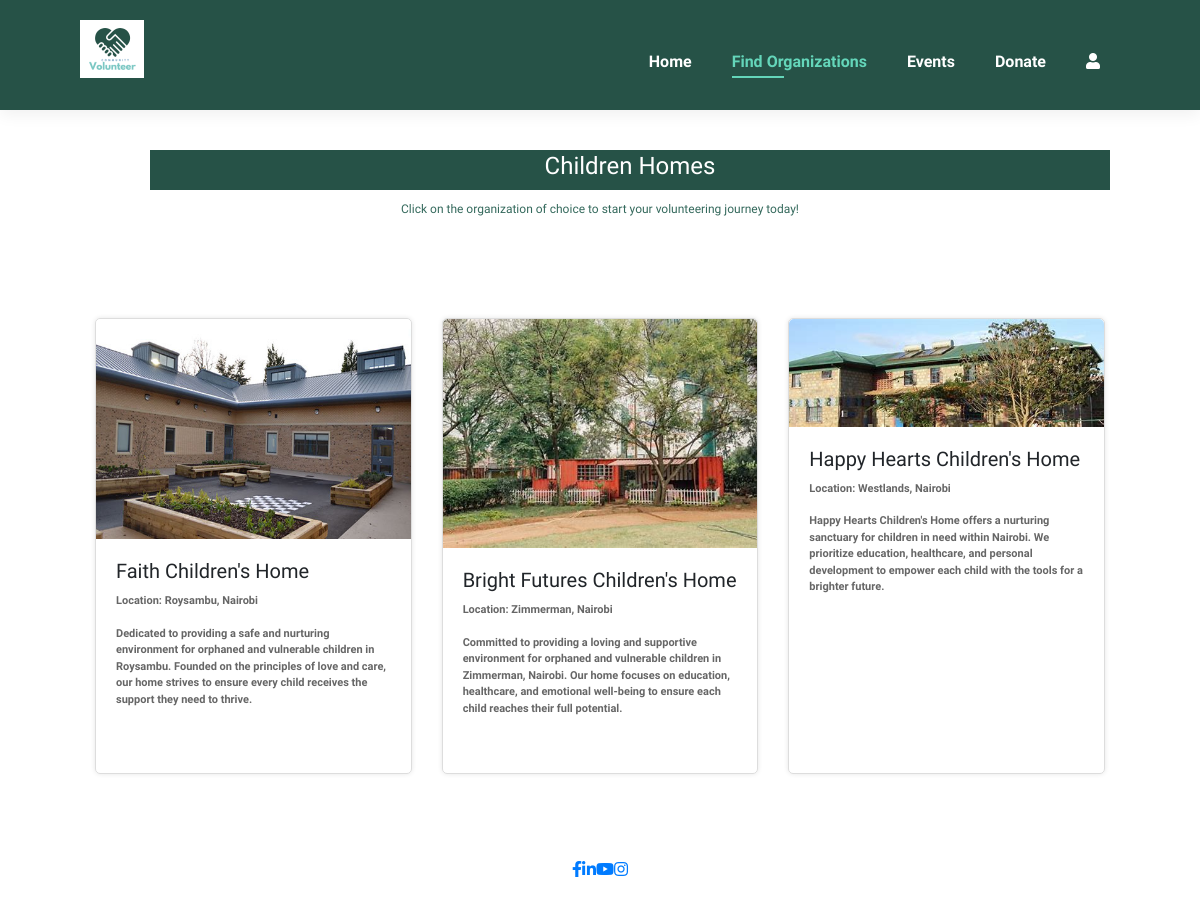
The page /organization-type/Children Homes/ on the database as committed earlier.
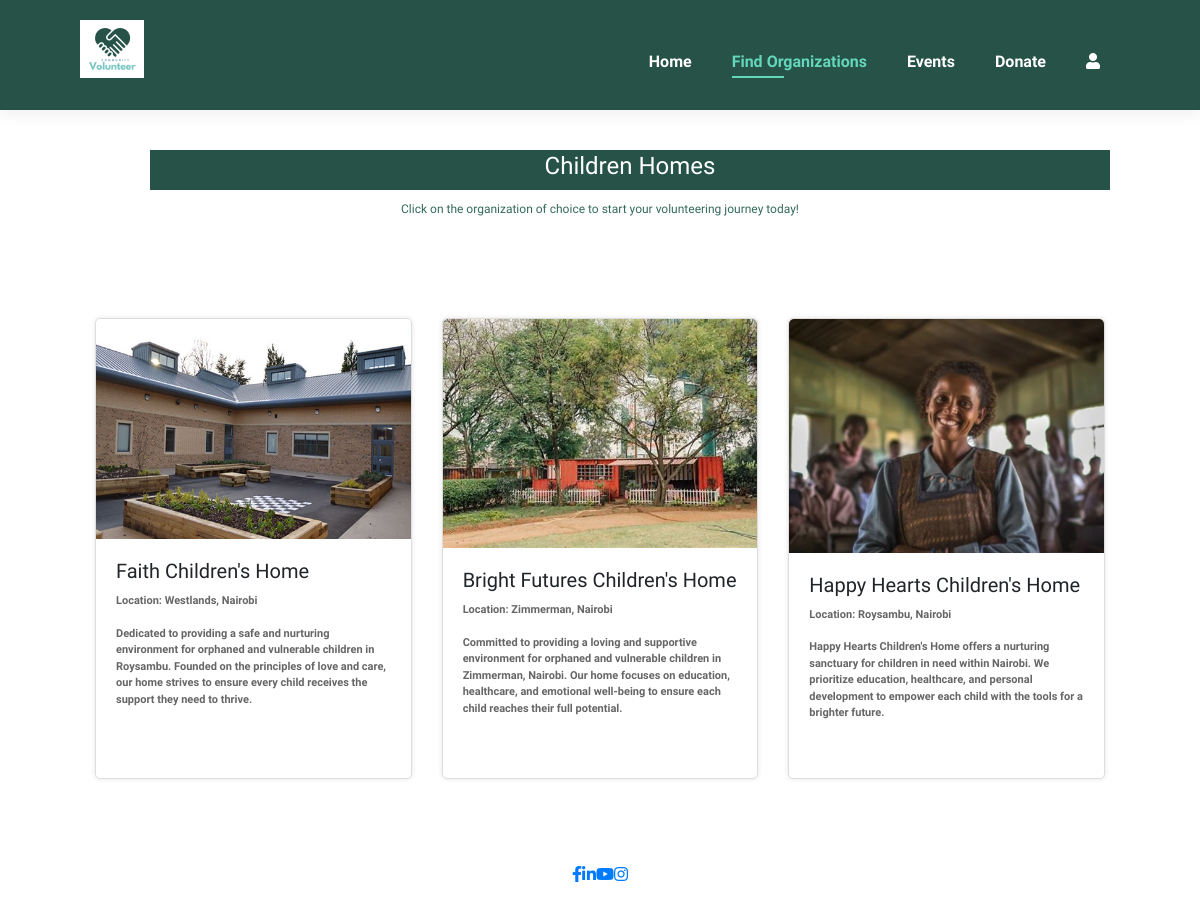
The same page on the database as committed later.
### app/models.py (models this page shows, shortened)
class Organization(models.Model):
    ORGANIZATION_TYPES = [
        ('Elderly Homes', 'Elderly Homes'),
        ('Hospitals & Clinics', 'Hospitals & Clinics'),
        ('Children Homes', 'Children Homes'),
    ]
    name = models.CharField(max_length=100)
    description = models.TextField()
    location = models.CharField(max_length=100)
    image = models.ImageField(upload_to='organization_images/')
    type = models.CharField(max_length=25, choices=ORGANIZATION_TYPES)

### app/views.py (the view)
# urls.py: path('organization-type/<str:organization_type>/', views.organization_type, name='organization_type'),
def organization_type(request, organization_type):
    organizations = Organization.objects.filter(type=organization_type)
    context = {'organizations': organizations, 'organization_type': organization_type}
    return render(request, 'organizationtype.html', context)

### app/templates/organizationtype.html (shortened to what this page needs)
{% load static %}
<!DOCTYPE html>
<html lang="en">
<head>
    <link rel="stylesheet" href="https://cdnjs.cloudflare.com/ajax/libs/font-awesome/5.15.4/css/all.min.css" />
    <link rel="stylesheet" href="{% static 'css/home.css' %}">
    <link rel="stylesheet" href="https://stackpath.bootstrapcdn.com/bootstrap/4.5.2/css/bootstrap.min.css">
</head>
<body>
    <section id="header">
        <a href="{% url 'home' %}"><img src="{% static 'img/logo-h.png' %}" class="logo" alt=""></a>
        <div>
            <ul id="navbar">
                <li><a href="{% url 'home' %}">Home</a></li>
                <li><a class="active" href="{% url 'opportunityvolunteer' %}">Find Organizations</a></li>
                <li><a href="{% url 'events' %}">Events</a></li>
                <li><a href="{% url 'donations' %}">Donate</a></li>
                <li><a href="{% url 'profile' %}"><i class="fas fa-user"></i> </a></li>
            </ul>
        </div>
    </section>
    <section id="banner" class="section-m1">
        <div class="banner-content">
            <h4 >
                {{ organization_type }}
            </h4>
        </div>
        <p style="text-align: center; margin-top: 10px; font-weight: 500; font-size: 12px;"> Click on the organization of choice to start your volunteering journey today! </p>
    </section>
    <section id="organizations" class="section-p1">
        <div class="container">
            <div class="row">
                {% for organization in organizations %}
                <div class="col-lg-4 col-md-6 mb-4">
                    <div class="pro">
                        <a href="{% url 'volunteerform' %}">
                            <img src="{{ organization.image.url }}" alt="{{ organization.name }}">
                        </a>                        <div class="desc">
                            <h5>{{ organization.name }}</h5>
                            <p>Location: {{ organization.location }}</p>
                            <p>{{ organization.description }}</p>
                        </div>
                    </div>
                </div>
                {% endfor %}
            </div>
        </div>
    </section>
    <section id="footer">
        <div>
            <ul id="navbar">
                <a href="#" aria-label="Facebook"><i class="fab fa-facebook-f"></i></a>
                <a href="#" aria-label="LinkedIn"><i class="fab fa-linkedin-in"></i></a>
                <a href="#" aria-label="YouTube"><i class="fab fa-youtube"></i></a>
                <a href="#" aria-label="Instagram"><i class="fab fa-instagram"></i></a>
            </ul>
        </div>
    </section>
</body>
</html>

Rows that differ between the two databases and show on the page:
changed Organization "Faith Children's Home": location "Roysambu, Nairobi" → "Westlands, Nairobi"
changed Organization "Happy Hearts Children's Home": image: a different picture; location "Westlands, Nairobi" → "Roysambu, Nairobi"
